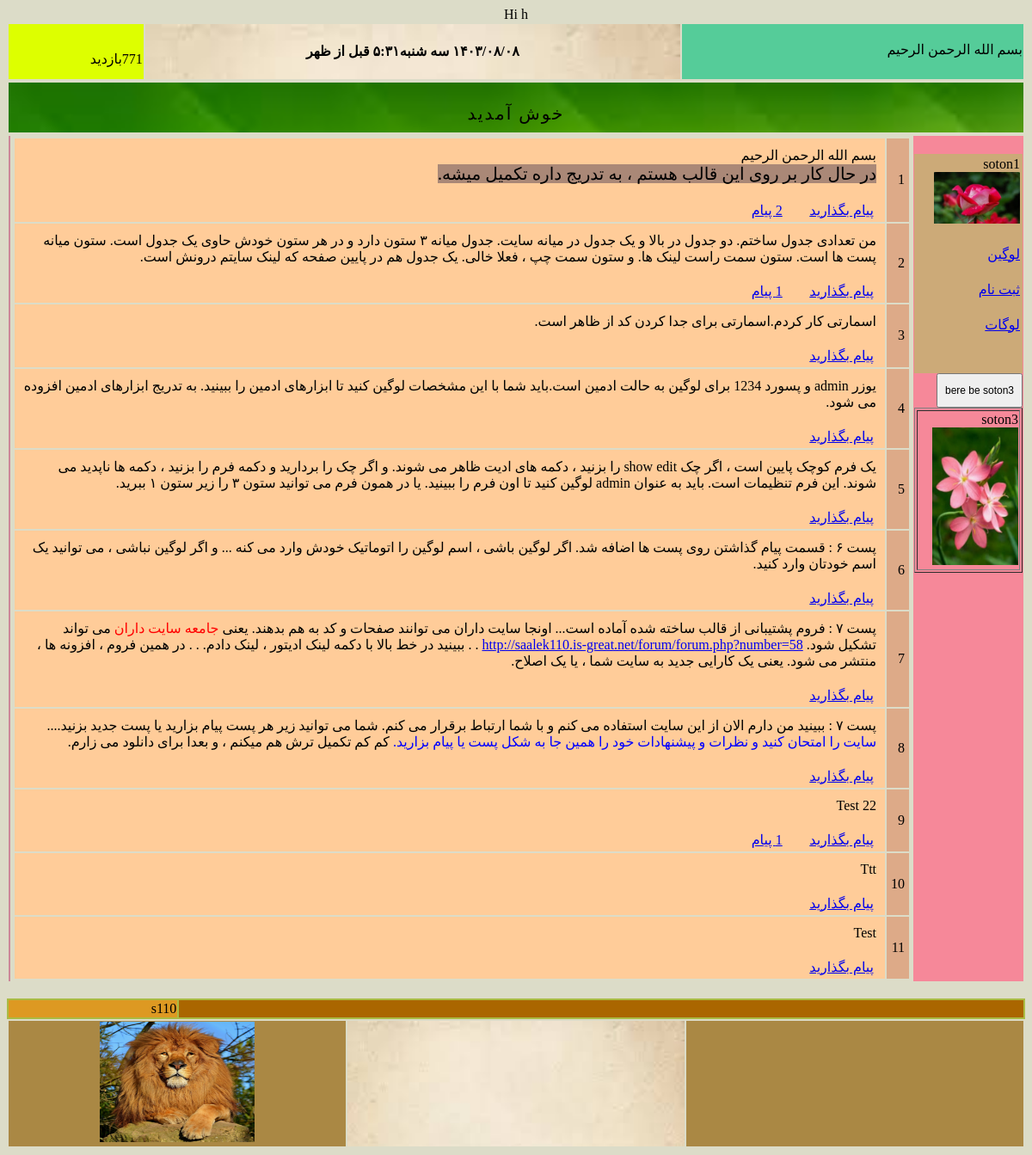
Screenshot of / (signed in) with the database file from the repository.
### tables this page shows
CREATE TABLE `s110_texts` (
  `number` int(11) NOT NULL,
  `comment` varchar(50) NOT NULL,
  `my_text` varchar(600) NOT NULL
);

CREATE TABLE `s110_posts` (
  `number` bigint(20) NOT NULL,
  `news` text NOT NULL,
  `the_date` varchar(30) NOT NULL,
  `the_week` varchar(20) NOT NULL,
  `the_hour` varchar(30) NOT NULL
);

### tools/jdf.php (called while the page is built, shortened)
<?php
function jdate($format, $timestamp = '', $none = '', $time_zone = 'Asia/Tehran', $tr_num = 'fa') {
  $T_sec = 0;
  $ts = $T_sec + (($timestamp === '') ? time() : tr_num($timestamp));
  $date = explode('_', date('H_i_j_n_O_P_s_w_Y', $ts));
  list($j_y, $j_m, $j_d) = gregorian_to_jalali($date[8], $date[3], $date[2]);
  $sl = strlen($format);
  $out = '';
  for ($i = 0; $i < $sl; $i++) {
    $sub = substr($format, $i, 1);
    switch ($sub) {
      case 'B':
      case 'e':
      case 'g':
      case 'G':
      case 'h':
      case 'I':
      case 'T':
      case 'u':
      case 'Z':
        $out .= date($sub, $ts);
        break;
      case 'A':
        $out .= ($date[0] < 12) ? 'قبل از ظهر' : 'بعد از ظهر';
        break;
      case 'd':
        $out .= ($j_d < 10) ? '0' . $j_d : $j_d;
        break;
      case 'i':
        $out .= $date[1];
        break;
      case 'l':
        $out .= jdate_words(array('rh' => $date[7]), ' ');
        break;
      case 'm':
        $out .= ($j_m > 9) ? $j_m : '0' . $j_m;
        break;
      case 'Y':
        $out .= $j_y;
        break;
      default:
        $out .= $sub;
    }
  }
  return ($tr_num != 'en') ? tr_num($out, 'fa', '.') : $out;
}
function tr_num($str, $mod = 'en', $mf = '٫') {
  $num_a = array('0', '1', '2', '3', '4', '5', '6', '7', '8', '9', '.');
  $key_a = array('۰', '۱', '۲', '۳', '۴', '۵', '۶', '۷', '۸', '۹', $mf);
  return ($mod == 'fa') ? str_replace($num_a, $key_a, $str) : str_replace($key_a, $num_a, $str);
}
function jdate_words($array, $mod = '') {
  foreach ($array as $type => $num) {
    $num = (int) tr_num($num);
    switch ($type) {
      case 'rh':
        $key = array('یکشنبه', 'دوشنبه', 'سه شنبه', 'چهارشنبه', 'پنجشنبه', 'جمعه', 'شنبه');
        $array[$type] = $key[$num];
        break;
    }
  }
  return ($mod === '') ? $array : implode($mod, $array);
}
function gregorian_to_jalali($gy, $gm, $gd, $mod = '') {
   list($gy, $gm, $gd) = explode('_', tr_num($gy . '_' . $gm . '_' . $gd));
  $g_d_m = array(0, 31, 59, 90, 120, 151, 181, 212, 243, 273, 304, 334);
  $gy2 = ($gm > 2) ? ($gy + 1) : $gy;
  $days = 355666 + (365 * $gy) + ((int) (($gy2 + 3) / 4)) - ((int) (($gy2 + 99) / 100)) + ((int) (($gy2 + 399) / 400)) + $gd + $g_d_m[$gm - 1];
  $jy = -1595 + (33 * ((int) ($days / 12053)));
  $days %= 12053;
  $jy += 4 * ((int) ($days / 1461));
  $days %= 1461;
  if ($days < 186) {
    $jm = 1 + (int) ($days / 31);
    $jd = 1 + ($days % 31);
  } else {
    $jm = 7 + (int) (($days - 186) / 30);
    $jd = 1 + (($days - 186) % 30);
  }
  return ($mod == '') ? array($jy, $jm, $jd) : $jy . $mod . $jm . $mod . $jd;
}

### parts_of_index/show_posts.php (the view, shortened to what this page needs)
<?php
    mysqli_set_charset($ccoonn, "utf8");
 $sql = "SELECT * FROM s110_posts";
  $result = mysqli_query($ccoonn ,$sql);
   echo"<center>";
    echo"<table border=0>";
        while($info = mysqli_fetch_array( $result))
               {
            $my_number=$info['number'];
    echo"<tr>";
 echo'<td id="sotone_shomareh_post">';
 echo $info["number"];   echo"</td>";
include"parts_of_index/my_str_replace.php";
 echo'<td id="sotone_matne_post">';
echo $info['news'];
echo'<table border=0>';
echo'<tr>';
 echo'<td id="sotone_payam_bezarid">';
$str=writeMsg(32);
    echo '<a href="msg/a_write_msg.php?number='.$my_number.'">'.$str.'</a>';
echo'</td>';
 echo'<td id="sotone_chand_nazar">';
  $tedad=msg_cont($ccoonn , $my_number );
 if (   $tedad> 0)
 {
     $str=writeMsg(33);
 $ebarat= $tedad." ".$str;
    echo "<a href='msg/show_msgs.php?number=$my_number'>$ebarat</a>";
 }
 echo'</td>';
  echo'<td id="sotone_dokmeye_edit">';
      $value=my_setting("show_edit");
echo'</td>'; echo'</tr>';echo'</table>';
echo"</td>";
          echo"</tr>";
 }
 echo"</table>";
  echo"</center>";
                                                                 ?>

### index.php (shortened to what this page needs)
<!DOCTYPE html>
<!DOCTYPE html PUBLIC "-//W3C//DTD XHTML 1.0 Transitional//EN" "http://www.w3.org/TR/xhtml1/DTD/xhtml1-transitional.dtd">
<html dir="rtl">
<head>
</head>
<body>
       <?php
    require "base/ccoonn.php";
     include "functions/functions.php";
     require_once "tools/jdf.php";
    mysqli_set_charset($ccoonn, "utf8");
                $hour= jdate('g:i A');
                $the_week=jdate('l');
              $the_date=jdate('Y/m/d ');
 if (  isset(  $_SESSION["username"] )  )
 {
echo"<center>";
echo"Hi ".$_SESSION["username"];
echo"</center>";
 }
 echo'<table id="bala_tarin_table">';
echo'<tr>';
 echo'<td id="soton1_az_table_aval">';
 $str=writeMsg(21) ;
echo $str;
  ?>
      <?php
echo'</td>';
 echo'<td id="soton2_az_table_aval">';
echo"<center><h4>".$the_date.$the_week.$hour."</h4></center>";
echo'</td>';
 echo'<td id="soton3_az_table_aval">';
$count=counter("index");
 $str=writeMsg(12);
 echo $count;
   echo $str;
echo'</td>';
echo'</tr>';
echo'</table>';
 echo'<table id="table_e_satre_dovom">';
echo'<tr>';
 echo'<td id="sotone_table_dovom">';
echo'</td>';
echo'</tr>';
echo'</table>';
 echo'<table id="table_bozorge_vasate_safeh">';
echo'<tr>';
 echo'<td id="sotone_avale_table_bozorge_vasat_safhe">';
 echo'<table id="table_e_soton_1">';
echo'<tr>';
echo'<td>';
echo'soton1';
echo'<img src="images/flower2.jpg" alt="robot" width="100" height="60"/>';
echo'</td>';
echo'</tr>';
echo'<tr>';
echo'<td>';
 $str=writeMsg(13) ;
 echo'<a href="login/login.php">'.$str.'</a>';
 echo'</td>';
echo'</tr>';
echo'<tr>';
echo'<td>';
 $str=writeMsg(14) ;
  echo'<a href="login/register.php">'.$str.'</a>';
   echo'</td>';
   echo'</tr>';
echo'<tr>';
echo'<td>';
 $str=writeMsg(17) ;
  echo'<a href="login/logout.php">'.$str.'</a>';
     echo'</td>';
     echo'</tr>';
echo'<tr>';
echo'<td>';
echo'</td>';
echo'</tr>';
echo'<tr>';
echo'<td>';
echo'</td>';
echo'</tr>';
echo'</tr>';
echo'</table>';
	  $value=my_setting("soton3");
	  if ($value=="under-soton-1")
{
 ?>
 <form id='myform' action="<?php echo $_SERVER['PHP_SELF']; ?>"  method = 'POST'>
 <input type="submit" name='action_soton1' value="bere be soton3" style=" font-size:12px; height:40px; width:100px">
      </form>
 <?php
 }
      if ($value=="under-soton-1")
   include "parts_of_index/soton3.php";
echo'<td>';
   include "parts_of_index/show_posts.php";
echo'</td>';
 echo'<td id="sotone_sevome_table_bozorge_vasat_safhe">';
 ?>
 <?php
echo'</td>';
           echo"<br>";
 echo'<table id="avalin_table_e_footer">';
echo'<tr>';
 echo'<td id="sotone_avale_table_avale_footer">';
echo'</td>';
 echo'<td id="sotone_dovome_table_avale_footer">';
echo"s110";
echo'</td>';
echo'</tr>';
echo'</table>';
 echo'<table id="dovomin_table_e_footer">';
echo'<tr>';
 echo'<td id="sotone_avale_table_dovome_footer">';
 ?>
 <?php
 echo'</td>';
  echo'<td id="sotone_dovome_table_dovome_footer">';
 ?>
 <?php
   echo'</td>';
    echo'<td id="sotone_sevome_table_dovome_footer">';
   echo'<img src="images/lion.jpg" alt="lion" width="180" height="140"/>';
 echo'</td>';
 echo'</tr>';
echo'</table>';
?>
</body>
</html>

### parts_of_index/my_str_replace.php
<?php
if (isset ($info['news']) )
{
     $info['news']=str_replace("qz","'",$info['news']);
     $info['news']=str_replace("[Img]","<img src='",$info['news']);
     $info['news']=str_replace("[/Img]","'>",$info['news']);
     $info['news']=str_replace("[Url]","<a href='",$info['news']);
     $info['news']=str_replace("[Url_m]","'>",$info['news']);
     $info['news']=str_replace("[/Url]","</a>",$info['news']);
     $info['news']=str_replace("[center]","<center>",$info['news']);
     $info['news']=str_replace("[/center]","</center>",$info['news']);
     $info['news']=str_replace("[left]","<div style='text-align: left;'>",$info['news']);
     $info['news']=str_replace("[/left]","</div>",$info['news']);
     $info['news']=str_replace("[right]","<div style='text-align: right;'>",$info['news']);
     $info['news']=str_replace("[/right]","</div>",$info['news']);
     $info['news']=str_replace("[red]","<span style='color: Red'>",$info['news']);
     $info['news']=str_replace("[/red]","</span>",$info['news']);
     $info['news']=str_replace("[blue]","<span style='color: Blue'>",$info['news']);
     $info['news']=str_replace("[/blue]","</span>",$info['news']);
     $info['news']=str_replace("[color]","<span style='color:",$info['news']);
     $info['news']=str_replace("[bgcolor]","<span style='background-color:",$info['news']);
     $info['news']=str_replace("[color_m]","'>",$info['news']);
     $info['news']=str_replace("[/color]","</span>",$info['news']);
     $info['news']=str_replace("imagenumber=","<img src='http://victory.rf.gd/web/images/attachs/f",$info['news']);
          $info['news']=str_replace("size=100",".jpg' width='100' height='auto'>",$info['news']);
               $info['news']=str_replace("size=150",".jpg' width='150' height='auto'>",$info['news']);
     $info['news']=str_replace("size=200",".jpg' width='200' height='auto'>",$info['news']);
          $info['news']=str_replace("size=250",".jpg' width='250' height='auto'>",$info['news']);
        $info['news']=str_replace("size=300",".jpg' width='300' height='auto'>",$info['news']);
        $info['news']=str_replace("size=350",".jpg' width='350' height='auto'>",$info['news']);
     $info['news']=str_replace("size=400",".jpg' width='400' height='auto'>",$info['news']);
          $info['news']=str_replace("size=450",".jpg' width='450' height='auto'>",$info['news']);
             $info['news']=str_replace("size=500",".jpg' width='500' height='auto'>",$info['news']);
             $info['news']=str_replace("size=550",".jpg' width='550' height='auto'>",$info['news']);
     $info['news']=str_replace("size=600",".jpg' width='600' height='auto'>",$info['news']);
     $info['news']=str_replace("size=650",".jpg' width='650' height='auto'>",$info['news']);
       $info['news']=str_replace("size=700",".jpg' width='700' height='auto'>",$info['news']);
         $info['news']=str_replace("size=750",".jpg' width='750' height='auto'>",$info['news']);
     $info['news']=str_replace("size=800",".jpg' width='800' height='auto'>",$info['news']);
    $info['news']=str_replace("☆☆☆☆T","",$info['news']);
       $info['news']=str_replace("pngnumber=","<img src='http://victory.rf.gd/web/images/attachs/png/f",$info['news']);
          $info['news']=str_replace("sizep=100",".png' width='100' height='auto'>",$info['news']);
               $info['news']=str_replace("sizep=150",".png' width='150' height='auto'>",$info['news']);
     $info['news']=str_replace("sizep=200",".png' width='200' height='auto'>",$info['news']);
          $info['news']=str_replace("sizep=250",".png' width='250' height='auto'>",$info['news']);
        $info['news']=str_replace("sizep=300",".png' width='300' height='auto'>",$info['news']);
        $info['news']=str_replace("sizep=350",".png' width='350' height='auto'>",$info['news']);
     $info['news']=str_replace("sizep=400",".png' width='400' height='auto'>",$info['news']);
          $info['news']=str_replace("sizep=450",".png' width='450' height='auto'>",$info['news']);
             $info['news']=str_replace("sizep=500",".png' width='500' height='auto'>",$info['news']);
             $info['news']=str_replace("sizep=550",".png' width='550' height='auto'>",$info['news']);
     $info['news']=str_replace("sizep=600",".png' width='600' height='auto'>",$info['news']);
     $info['news']=str_replace("sizep=650",".png' width='650' height='auto'>",$info['news']);
       $info['news']=str_replace("sizep=700",".png' width='700' height='auto'>",$info['news']);
         $info['news']=str_replace("sizep=750",".png' width='750' height='auto'>",$info['news']);
     $info['news']=str_replace("sizep=800",".png' width='800' height='auto'>",$info['news']);
    $info['news']=str_replace("☆☆☆☆T","",$info['news']);
       $info['news']=str_replace("[font5]","<div style='font-size:5px;'>",$info['news']);
       $info['news']=str_replace("[font10]","<div style='font-size:10px;'>",$info['news']);
       $info['news']=str_replace("[font20]","<div style='font-size:20px;'>",$info['news']);
       $info['news']=str_replace("[font30]","<div style='font-size:30px;'>",$info['news']);
     $info['news']=str_replace("[font40]","<div style='font-size:40px;'>",$info['news']);
     $info['news']=str_replace("[font50]","<div style='font-size:50px;'>",$info['news']);
     $info['news']=str_replace("[font60]","<div style='font-size:60px;'>",$info['news']);
       $info['news']=str_replace("[font70]","<div style='font-size:70px;'>",$info['news']);
     $info['news']=str_replace("[font80]","<div style='font-size:80px;'>",$info['news']);
     $info['news']=str_replace("[font90]","<div style='font-size:90px;'>",$info['news']);
     $info['news']=str_replace("[font100]","<div style='font-size:100px;'>",$info['news']);
     $info['news']=str_replace("[font150]","<div style='font-size:150px;'>",$info['news']);
     $info['news']=str_replace("[font200]","<div style='font-size:200px;'>",$info['news']);
     $info['news']=str_replace("[font250]","<div style='font-size:250px;'>",$info['news']);
     $info['news']=str_replace("[font300]","<div style='font-size:300px;'>",$info['news']);
     $info['news']=str_replace("[font350]","<div style='font-size:350px;'>",$info['news']);
     $info['news']=str_replace("[font400]","<div style='font-size:400px;'>",$info['news']);
       $info['news']=str_replace("[/font]","</div>",$info['news']);
}
     ?>

### css/index.php (style rules this page uses)
body { background-color:rgba(220,220,200,1); }
#sotone_shomareh_post { background:#ddaa88; padding:5px; }
#sotone_matne_post { background:#ffcc99; padding-left:10px; padding-right:10px; padding-top:10px; }
#sotone_payam_bezarid { width:30%; }
#sotone_chand_nazar { width:30%; padding-right:20px; padding-left:20px; }
#sotone_dokmeye_edit { width:30%; padding-right:20px; }
#bala_tarin_table { border:1; width:100%; }
#soton1_az_table_aval { background: #55cc99; }
#soton2_az_table_aval { background: #ddaa88; background-image: url('images/paper2.jpeg'); background-repeat: no-repeat; background-size: cover; }
#soton3_az_table_aval { background: #ddff00; }
#table_e_satre_dovom { border:1; width:100%; text-align:center; }
#sotone_table_dovom { background: #ffbbbb; background-image: url('images/green2.jpeg'); background-repeat: no-repeat; background-size: cover; color:black; font-size:20px; letter-spacing: 2px; padding-bottom:10px; }
#table_bozorge_vasate_safeh { border:0; }
#sotone_avale_table_bozorge_vasat_safhe { vertical-align:top; background: #f68899; }
#table_e_soton_1 { margin-top:20px; border:1px; background:#ccaa78; }
#sotone_sevome_table_bozorge_vasat_safhe { vertical-align:top; background: #cc8899; }
#avalin_table_e_footer { border:1; width:100%; background:#aabb44; }
#sotone_avale_table_avale_footer { background:#aa6600; width:50%; text-align: center; }
#sotone_dovome_table_avale_footer { background:#dd9922; width:10%;">'; }
#dovomin_table_e_footer { border:1; width:100%; }
#sotone_avale_table_dovome_footer { background:#aa8844; width:20%; text-align: center; }
#sotone_dovome_table_dovome_footer { background:#aa9955; background-image: url('images/paper2.jpeg'); background-repeat: no-repeat; background-size: cover; width:20%; text-align: center;padding:14px;">'; }
#sotone_sevome_table_dovome_footer { background:#aa8844; width:20%; text-align: center; }

### rows the page displays
s110_texts: my_text "بسم الله الرحمن الرحیم"
s110_texts: my_text "بازدید"
s110_texts: my_text "لوگین"
s110_texts: my_text "ثبت نام"
s110_texts: my_text "لوگات"
s110_posts: number "1", news "بسم الله الرحمن الرحیم در حال کار بر روی این قالب هستم ، به تدریج داره تکمیل میشه.", s110_texts.my_text "پیام بگذارید", s110_texts.my_text "2 پیام"
s110_posts: number "2", news "من تعدادی جدول ساختم. دو جدول در بالا و یک جدول در میانه سایت. جدول میانه ۳ ستون دارد و در هر ستون خودش حاوی یک جدول است. ستون میانه پست ها است. ستون سمت راست لینک ها. و ستون سمت چپ ، فعلا خالی. یک جدول هم در پایین صفحه که لینک سایتم درونش است.", s110_texts.my_text "پیام بگذارید", s110_texts.my_text "1 پیام"
s110_posts: number "3", news "اسمارتی کار کردم.اسمارتی برای جدا کردن کد از ظاهر است.", s110_texts.my_text "پیام بگذارید"
s110_posts: number "4", news "یوزر admin و پسورد 1234 برای لوگین به حالت ادمین است.باید شما با این مشخصات لوگین کنید تا ابزارهای ادمین را ببینید. به تدریج ابزارهای ادمین افزوده می شود.", s110_texts.my_text "پیام بگذارید"
s110_posts: number "5", news "یک فرم کوچک پایین است ، اگر چک show edit را بزنید ، دکمه های ادیت ظاهر می شوند. و اگر چک را بردارید و دکمه فرم را بزنید ، دکمه ها ناپدید می شوند. این فرم تنظیمات است. باید به عنوان admin لوگین کنید تا اون فرم را ببینید. یا در همون فرم می توانید ستون ۳ را زیر ستون ۱ ببرید.", s110_texts.my_text "پیام بگذارید"
s110_posts: number "6", news "پست ۶ : قسمت پیام گذاشتن روی پست ها اضافه شد. اگر لوگین باشی ، اسم لوگین را اتوماتیک خودش وارد می کنه ... و اگر لوگین نباشی ، می توانید یک اسم خودتان وارد کنید.", s110_texts.my_text "پیام بگذارید"
s110_posts: number "7", news "پست ۷ : فروم پشتیبانی از قالب ساخته شده آماده است... اونجا سایت داران می توانند صفحات و کد به هم بدهند. یعنی جامعه سایت داران می تواند تشکیل شود. http://saalek110.is-great.net/forum/forum.php?number=58 . . ببینید در خط بالا با دکمه لینک ادیتور ، لینک دادم. . . در همین فروم ، افزونه ها ، منتشر می شود. یعنی یک کارایی جدید به سایت شما ، یا یک اصلاح.", s110_texts.my_text "پیام بگذارید"
s110_posts: number "8", news "پست ۷ : ببینید من دارم الان از این سایت استفاده می کنم و با شما ارتباط برقرار می کنم. شما می توانید زیر هر پست پیام بزارید یا پست جدید بزنید.... سایت را امتحان کنید و نظرات و پیشنهادات خود را همین جا به شکل پست یا پیام بزارید. کم کم تکمیل ترش هم میکنم ، و بعدا برای دانلود می زارم.", s110_texts.my_text "پیام بگذارید"
s110_posts: number "9", news "Test 22", s110_texts.my_text "پیام بگذارید", s110_texts.my_text "1 پیام"
s110_posts: number "10", news "Ttt", s110_texts.my_text "پیام بگذارید"
s110_posts: number "11", news "Test", s110_texts.my_text "پیام بگذارید"

### other values shown
$_SESSION["username"] "h"
$the_week "سه شنبه"
$hour "۵:۳۱ قبل از ظهر"
$count "771"
$str "خوش آمدید"
